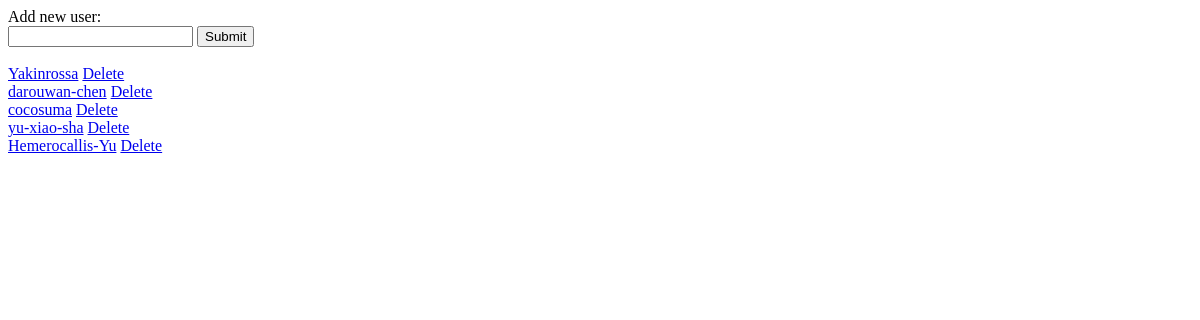
The page /input_user/show on the database as committed earlier.
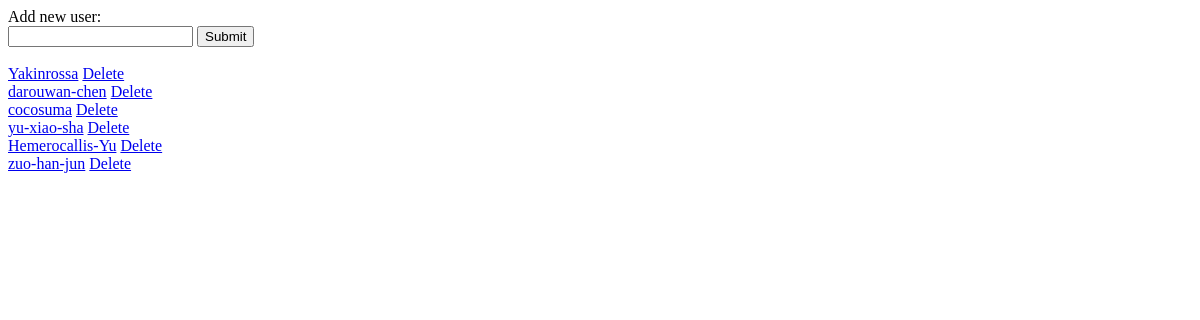
The same page on the database as committed later.
### input_user/models.py (models this page shows, shortened)
class Candidates(models.Model):
    name = models.CharField(max_length=200)

### input_user/views.py (the view)
def showall(request):
    candidates_result = Candidates.objects.all()
    candidates_list = []
    for entry in candidates_result:
        candidates_list.append(entry.name)
    context = {"candidates_list": candidates_list, "name": "test"}
    return render(request, 'input_user/showall.html', context)

### input_user/templates/input_user/showall.html (shortened to what this page needs)
<!DOCTYPE html>
<html>
<head lang="en">
</head>
<body>
Add new user:
<form action="{% url 'input_user:record' %}" method="post">
    <input type="text" name="name" id="name"/>
    <input type="submit" value="Submit"/>
</form>
<br>
{% for entry in candidates_list %}
    <a href="{% url 'input_user:show' entry %}">{{ entry }}</a> <a href="{% url 'input_user:delete' entry %}">Delete</a>
    <br/>
{% endfor %}
</body>
</html>

Rows that differ between the two databases and show on the page:
added Candidates: candidates_list "zuo-han-jun"
Other text that changed with them:
new list line: "Delete"
